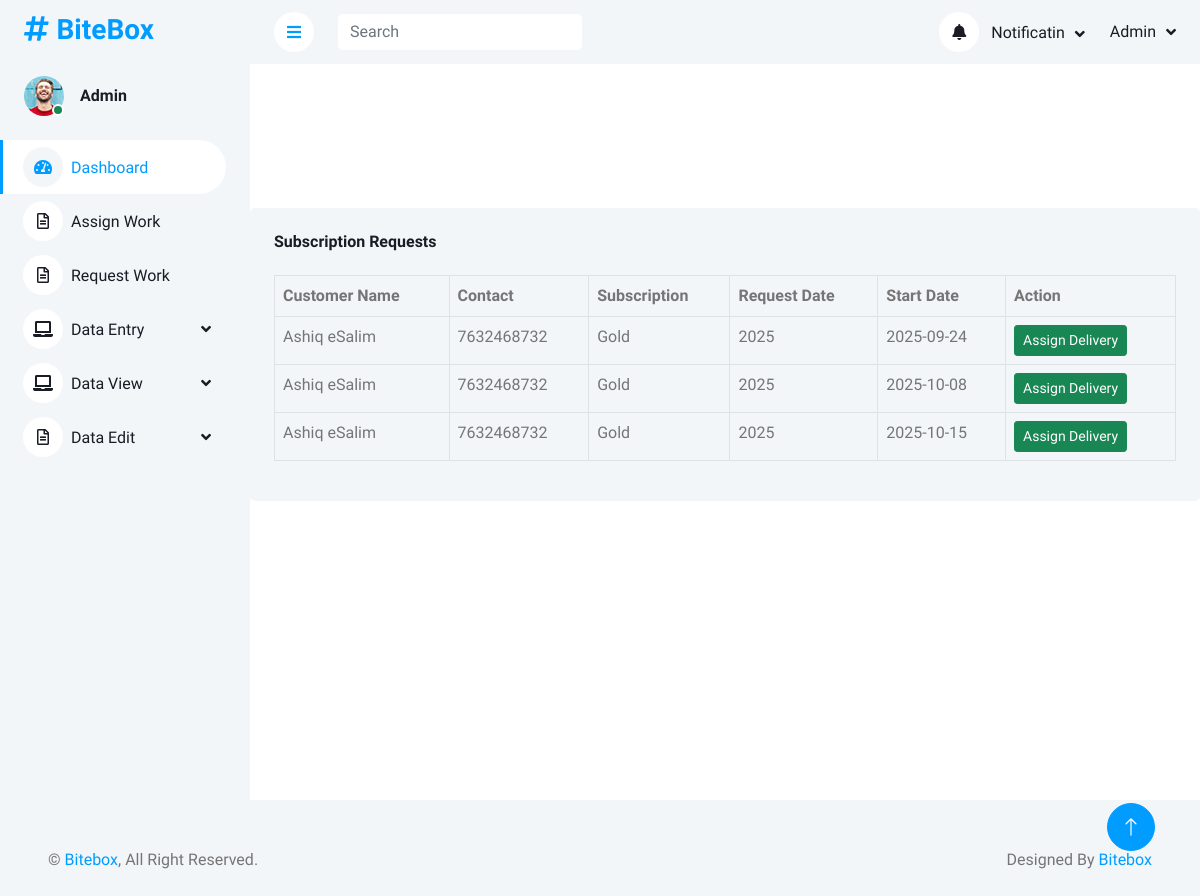
The app's page /Admin/viewassign_delivery.php with its own data.
### tables this page shows
CREATE TABLE IF NOT EXISTS `tbl_request` (
  `requestid` int NOT NULL AUTO_INCREMENT,
  `customerid` int NOT NULL,
  `subscriptionid` int NOT NULL,
  `date` int NOT NULL,
  `startdate` date NOT NULL,
  `status` varchar(50) NOT NULL,
  `delivarypersonid` int DEFAULT NULL,
  PRIMARY KEY (`requestid`)
);

CREATE TABLE IF NOT EXISTS `tbl_customer` (
  `customerid` int NOT NULL AUTO_INCREMENT,
  `customername` varchar(30) NOT NULL,
  `locationid` int NOT NULL,
  `contactno` bigint NOT NULL,
  `email` varchar(25) NOT NULL,
  `username` varchar(15) NOT NULL,
  `password` varchar(10) NOT NULL,
  `housename` varchar(15) NOT NULL,
  `pincode` varchar(10) NOT NULL,
  `landmark` varchar(12) NOT NULL,
  PRIMARY KEY (`customerid`)
);

CREATE TABLE IF NOT EXISTS `tbl_subscription` (
  `subscriptionid` int NOT NULL AUTO_INCREMENT,
  `subname` varchar(30) NOT NULL,
  `day` decimal(10,0) NOT NULL,
  `amount` int NOT NULL,
  `description` text NOT NULL,
  `categoryid` int NOT NULL,
  `image` varchar(200) NOT NULL,
  PRIMARY KEY (`subscriptionid`)
);

### dboperation.php (called while the page is built, shortened)
<?php
class dboperation
{
    public $con,$res;
    function __construct()
    {
        $this->con=mysqli_connect("localhost","root","","db_bitebox");
    }
    public function executequery($sql)
    {
        $this->res=mysqli_query($this->con,$sql);
        return $this->res;
    }
}
?>

### Admin/viewassign_delivery.php (the view)
<?php
include('header.php');
include("../dboperation.php");
$obj = new dboperation();
$sql = "SELECT r.requestid, r.date, r.startdate, r.status,
               c.customername, c.contactno, c.email,
               s.subname, s.amount
        FROM tbl_request r
        INNER JOIN tbl_customer c ON r.customerid = c.customerid
        INNER JOIN tbl_subscription s ON r.subscriptionid = s.subscriptionid
        WHERE r.status = 'Paid'";
$res = $obj->executequery($sql);
?>
<br><br><br>
<br><br><br>
<div class="col-sm-12">
  <div class="bg-light rounded h-100 p-4">
    <h6 class="mb-4">Subscription Requests</h6>
    <table class="table table-bordered">
      <thead>
        <tr>
          <th scope="col">Customer Name</th>
          <th scope="col">Contact</th>
          <th scope="col">Subscription</th>
          <th scope="col">Request Date</th>
          <th scope="col">Start Date</th>
          <th scope="col">Action</th>
        </tr>
      </thead>
      <tbody>
        <?php
        while ($r = mysqli_fetch_array($res)) {
        ?>
          <tr>
            <td><?php echo $r["customername"]; ?></td>
            <td><?php echo $r["contactno"]; ?></td>
            <td><?php echo $r["subname"]; ?></td>
            <td><?php echo $r["date"]; ?></td>
            <td><?php echo $r["startdate"]; ?></td>
            <td>
              <a href="assign_delivery.php?rid=<?php echo $r['requestid']; ?>" class="btn btn-success btn-sm">Assign Delivery</a>
            </td>
          </tr>
        <?php
        }
        ?>
      </tbody>
    </table>
  </div>
</div>
</div></div>
<?php
include('footer.php');
?>

### Admin/css/style.css (style rules this page uses)
:root { --primary: #009CFF; --light: #F3F6F9; --dark: #191C24; }
.btn { transition: .5s; }

### records on screen
tbl_request: customerid.customername "Ashiq eSalim", customerid.contactno "7632468732", subscriptionid.subname "Gold", date "2025", startdate "2025-09-24"
tbl_request: customerid.customername "Ashiq eSalim", customerid.contactno "7632468732", subscriptionid.subname "Gold", date "2025", startdate "2025-10-08"
tbl_request: customerid.customername "Ashiq eSalim", customerid.contactno "7632468732", subscriptionid.subname "Gold", date "2025", startdate "2025-10-15"
